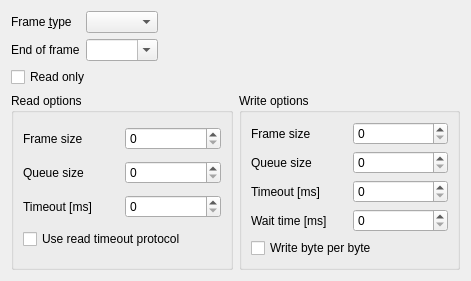
<?xml version="1.0" encoding="UTF-8"?>
<ui version="4.0">
 <class>mdtPortConfigWidget</class>
 <widget class="QWidget" name="mdtPortConfigWidget">
  <property name="geometry">
   <rect>
    <x>0</x>
    <y>0</y>
    <width>471</width>
    <height>249</height>
   </rect>
  </property>
  <property name="windowTitle">
   <string>Form</string>
  </property>
  <layout class="QGridLayout" name="gridLayout_3">
   <item row="0" column="0">
    <widget class="QLabel" name="lbFrameType">
     <property name="text">
      <string>Frame &amp;type</string>
     </property>
     <property name="buddy">
      <cstring>cbFrameType</cstring>
     </property>
    </widget>
   </item>
   <item row="0" column="1">
    <widget class="QComboBox" name="cbFrameType"/>
   </item>
   <item row="0" column="2">
    <spacer name="horizontalSpacer_2">
     <property name="orientation">
      <enum>Qt::Horizontal</enum>
     </property>
     <property name="sizeHint" stdset="0">
      <size>
       <width>332</width>
       <height>20</height>
      </size>
     </property>
    </spacer>
   </item>
   <item row="1" column="0">
    <widget class="QLabel" name="lbEndOfFrameSeq">
     <property name="text">
      <string>End of frame</string>
     </property>
     <property name="buddy">
      <cstring>cbEndOfFrameSeq</cstring>
     </property>
    </widget>
   </item>
   <item row="1" column="1">
    <widget class="QComboBox" name="cbEndOfFrameSeq">
     <property name="editable">
      <bool>true</bool>
     </property>
    </widget>
   </item>
   <item row="1" column="2">
    <spacer name="horizontalSpacer">
     <property name="orientation">
      <enum>Qt::Horizontal</enum>
     </property>
     <property name="sizeHint" stdset="0">
      <size>
       <width>332</width>
       <height>20</height>
      </size>
     </property>
    </spacer>
   </item>
   <item row="2" column="0" colspan="2">
    <widget class="QCheckBox" name="cbReadOnly">
     <property name="text">
      <string>Read only</string>
     </property>
    </widget>
   </item>
   <item row="3" column="0" colspan="3">
    <layout class="QHBoxLayout" name="horizontalLayout">
     <item>
      <widget class="QGroupBox" name="gbReadOptions">
       <property name="title">
        <string>Read options</string>
       </property>
       <layout class="QGridLayout" name="gridLayout_2">
        <item row="0" column="0">
         <widget class="QLabel" name="lbReadFrameSize">
          <property name="text">
           <string>Frame size</string>
          </property>
          <property name="buddy">
           <cstring>sbReadFrameSize</cstring>
          </property>
         </widget>
        </item>
        <item row="0" column="1">
         <widget class="QSpinBox" name="sbReadFrameSize">
          <property name="maximum">
           <number>5000</number>
          </property>
         </widget>
        </item>
        <item row="1" column="0">
         <widget class="QLabel" name="lbReadQueueSize">
          <property name="text">
           <string>Queue size</string>
          </property>
          <property name="buddy">
           <cstring>sbReadQueueSize</cstring>
          </property>
         </widget>
        </item>
        <item row="1" column="1">
         <widget class="QSpinBox" name="sbReadQueueSize">
          <property name="maximum">
           <number>500</number>
          </property>
         </widget>
        </item>
        <item row="2" column="0">
         <widget class="QLabel" name="lbReadTimeout">
          <property name="text">
           <string>Timeout [ms]</string>
          </property>
          <property name="buddy">
           <cstring>sbReadTimeout</cstring>
          </property>
         </widget>
        </item>
        <item row="2" column="1">
         <widget class="QSpinBox" name="sbReadTimeout">
          <property name="maximum">
           <number>30000</number>
          </property>
         </widget>
        </item>
        <item row="3" column="0" colspan="2">
         <widget class="QCheckBox" name="cbUseReadTimeoutProtocol">
          <property name="text">
           <string>Use read timeout protocol</string>
          </property>
          <property name="tristate">
           <bool>false</bool>
          </property>
         </widget>
        </item>
       </layout>
      </widget>
     </item>
     <item>
      <widget class="QGroupBox" name="gbWriteOptions">
       <property name="title">
        <string>Write options</string>
       </property>
       <layout class="QGridLayout" name="gridLayout">
        <item row="0" column="0">
         <widget class="QLabel" name="lbWriteFrameSize">
          <property name="text">
           <string>Frame size</string>
          </property>
          <property name="buddy">
           <cstring>sbWriteFrameSize</cstring>
          </property>
         </widget>
        </item>
        <item row="1" column="0">
         <widget class="QLabel" name="lbWriteQueueSize">
          <property name="text">
           <string>Queue size</string>
          </property>
          <property name="buddy">
           <cstring>sbWriteQueueSize</cstring>
          </property>
         </widget>
        </item>
        <item row="1" column="1">
         <widget class="QSpinBox" name="sbWriteQueueSize">
          <property name="maximum">
           <number>500</number>
          </property>
         </widget>
        </item>
        <item row="2" column="0">
         <widget class="QLabel" name="lbWriteTimeout">
          <property name="text">
           <string>Timeout [ms]</string>
          </property>
          <property name="buddy">
           <cstring>sbWriteTimeout</cstring>
          </property>
         </widget>
        </item>
        <item row="2" column="1">
         <widget class="QSpinBox" name="sbWriteTimeout">
          <property name="maximum">
           <number>30000</number>
          </property>
         </widget>
        </item>
        <item row="3" column="1">
         <widget class="QSpinBox" name="sbWriteMinWaitTime">
          <property name="toolTip">
           <string>Time to wait before sending a frame, or a byte if &quot;Write byte per byte&quot; option is set.</string>
          </property>
          <property name="maximum">
           <number>5000</number>
          </property>
         </widget>
        </item>
        <item row="3" column="0">
         <widget class="QLabel" name="lbWriteMinWaitTime">
          <property name="text">
           <string>Wait time [ms]</string>
          </property>
          <property name="buddy">
           <cstring>sbWriteMinWaitTime</cstring>
          </property>
         </widget>
        </item>
        <item row="4" column="0" colspan="2">
         <widget class="QCheckBox" name="cbBytePerByteWrite">
          <property name="text">
           <string>Write byte per byte</string>
          </property>
         </widget>
        </item>
        <item row="0" column="1">
         <widget class="QSpinBox" name="sbWriteFrameSize">
          <property name="maximum">
           <number>5000</number>
          </property>
         </widget>
        </item>
       </layout>
       <zorder>lbWriteFrameSize</zorder>
       <zorder>lbWriteQueueSize</zorder>
       <zorder>sbWriteQueueSize</zorder>
       <zorder>lbWriteTimeout</zorder>
       <zorder>sbWriteTimeout</zorder>
       <zorder>sbWriteMinWaitTime</zorder>
       <zorder>lbWriteMinWaitTime</zorder>
       <zorder>cbBytePerByteWrite</zorder>
       <zorder>sbWriteFrameSize</zorder>
      </widget>
     </item>
    </layout>
   </item>
  </layout>
 </widget>
 <tabstops>
  <tabstop>cbFrameType</tabstop>
  <tabstop>cbEndOfFrameSeq</tabstop>
  <tabstop>sbReadFrameSize</tabstop>
  <tabstop>sbReadQueueSize</tabstop>
  <tabstop>sbReadTimeout</tabstop>
  <tabstop>cbUseReadTimeoutProtocol</tabstop>
  <tabstop>sbWriteFrameSize</tabstop>
  <tabstop>sbWriteQueueSize</tabstop>
  <tabstop>sbWriteTimeout</tabstop>
  <tabstop>sbWriteMinWaitTime</tabstop>
  <tabstop>cbBytePerByteWrite</tabstop>
 </tabstops>
 <resources/>
 <connections/>
</ui>
